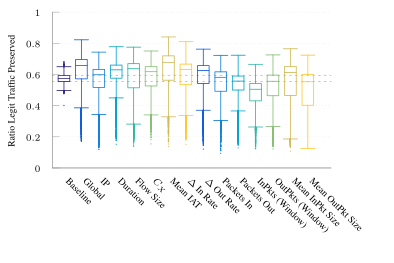

The gnuplot source for this figure:
set terminal tikz standalone color size 10cm,6.67cm font '\scriptsize' preamble '\usepackage{microtype} \usepackage{times} \usepackage[T1]{fontenc} \usepackage{siunitx}\sisetup{detect-all}' createstyle
set output "ftprep-cap-box.tex"

load "parula.pal"
#load "inferno.pal"

set style line 102 lc rgb '#a0a0a0' lt 1 lw 1
set style boxplot outliers pointtype 7
set style data boxplot
set border ls 102
set colorbox border 102
set key textcolor rgb "black"
set tics textcolor rgb "black"
set label textcolor rgb "black"

set border 3
set grid y
set xtics nomirror
set xtics rotate by -45
set ytics nomirror

set key autotitle columnhead
set datafile separator ","

#set xlabel "Iteration ($t \\cdot{} \\SI{50}{\\milli\\second}$)"
set ylabel "Ratio Legit Traffic Preserved"

set yrange [0.0:1.0]
set xrange [-1.0:23.0]
set xtics ("Baseline" 0.0, \
	"Global" 1.5, \
	"IP" 3.0, \
	"Duration" 4.5, \
	"Flow Size" 6.0, \
	"$C_X$" 7.5, \
	"Mean IAT" 9.0, \
	"$\\Delta$ In Rate" 10.5, \
	"$\\Delta$ Out Rate" 12.0, \
     "Packets In" 13.5, \
	"Packets Out" 15.0, \
	"InPkts (Window)" 16.5, \
	"OutPkts (Window)" 18.0, \
	"Mean InPkt Size" 19.5, \
	"Mean OutPkt Size" 21.0, \
     ) scale 0.0
	
#set key inside bottom right
set boxwidth 1
unset key
set pointsize 0.1

stats '../results/baseline-2-avg.csv' u 3
set arrow from -1.0,STATS_up_quartile to 23.0,STATS_up_quartile nohead ls 1 dt "." lc rgb '#a7352a87'
set arrow from -1.0,STATS_lo_quartile to 23.0,STATS_lo_quartile nohead ls 1 dt "." lc rgb '#a7352a87'

plot '../results/baseline-2-avg.csv' u (0.0):3:(1.0) ls 1, \
     '../results/ft-g-avg.csv' u (1.5):3:(1.0) ls 2, \
     '../results/ft-cap-f0-avg.csv' u (3.0):3:(1.0) ls 3, \
     '../results/ft-cap-f2-avg.csv' u (4.5):3:(1.0) ls 4, \
     '../results/ft-cap-f3-avg.csv' u (6.0):3:(1.0) ls 5, \
     '../results/ft-cap-f4-avg.csv' u (7.5):3:(1.0) ls 6, \
     '../results/ft-cap-f5-avg.csv' u (9.0):3:(1.0) ls 7, \
     '../results/ft-cap-f6-avg.csv' u (10.5):3:(1.0) ls 8, \
     '../results/ft-cap-f7-avg.csv' u (12.0):3:(1.0) ls 2, \
     '../results/ft-cap-f8-avg.csv' u (13.5):3:(1.0) ls 3, \
     '../results/ft-cap-f9-avg.csv' u (15.0):3:(1.0) ls 4, \
     '../results/ft-cap-f10-avg.csv' u (16.5):3:(1.0) ls 5, \
     '../results/ft-cap-f11-avg.csv' u (18.0):3:(1.0) ls 6, \
     '../results/ft-cap-f12-avg.csv' u (19.5):3:(1.0) ls 7, \
     '../results/ft-cap-f13-avg.csv' u (21.0):3:(1.0) ls 8

set out
